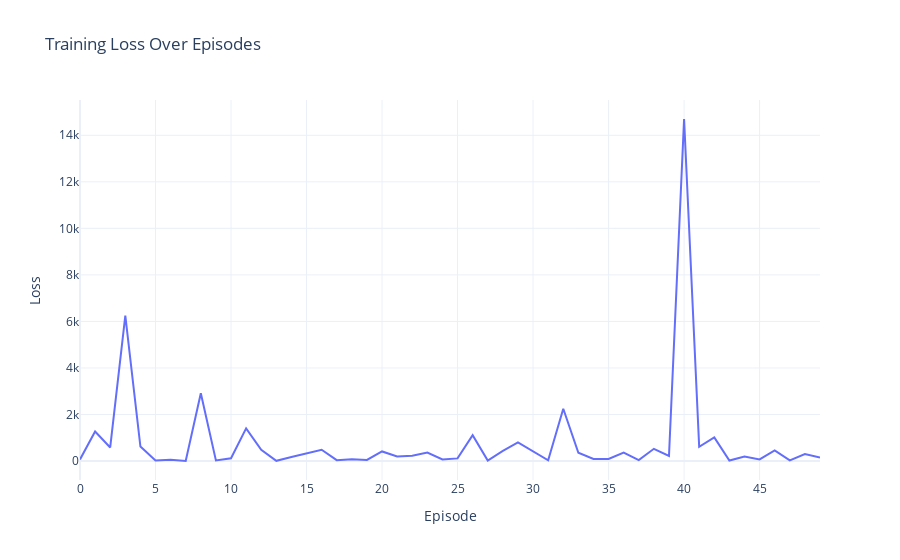

Notebook code cell kept with this figure:
### Code cell
training_loss(loss_history)

### Figure 1 — Plotly figure (JSON) as saved in the notebook; plotly's stock layout.template omitted (floating-point values rounded to 4 significant figures)
{"data": [{"hovertemplate": "Episode=%{x}<br>Loss=%{y}<extra></extra>", "legendgroup": "", "line": {"color": "#636efa", "dash": "solid"}, "marker": {"symbol": "circle"}, "mode": "lines", "name": "", "orientation": "v", "showlegend": false, "type": "scatter", "x": [0, 1, 2, 3, 4, 5, 6, 7, 8, 9, 10, 11, 12, 13, 14, 15, 16, 17, 18, 19, 20, 21, 22, 23, 24, 25, 26, 27, 28, 29, 30, 31, 32, 33, 34, 35, 36, 37, 38, 39, 40, 41, 42, 43, 44, 45, 46, 47, 48, 49], "xaxis": "x", "y": [65.96, 1270.0, 582.5, 6248.0, 621.9, 20.19, 53.13, 0.7022, 2914.0, 24.97, 116.0, 1404.0, 478.0, 8.674, 169.5, 312.3, 484.4, 37.56, 72.63, 47.22, 410.9, 197.4, 225.5, 367.0, 63.72, 112.2, 1108.0, 21.92, 433.6, 796.3, 403.3, 32.83, 2245.0, 356.1, 91.76, 85.55, 364.6, 42.12, 525.0, 217.7, 14700.0, 609.0, 1015.0, 21.17, 189.7, 68.71, 457.5, 26.81, 296.8, 151.0], "yaxis": "y"}], "layout": {"legend": {"tracegroupgap": 0}, "title": {"text": "Training Loss Over Episodes"}, "xaxis": {"anchor": "y", "domain": [0, 1], "title": {"text": "Episode"}}, "yaxis": {"anchor": "x", "domain": [0, 1], "title": {"text": "Loss"}}}}
